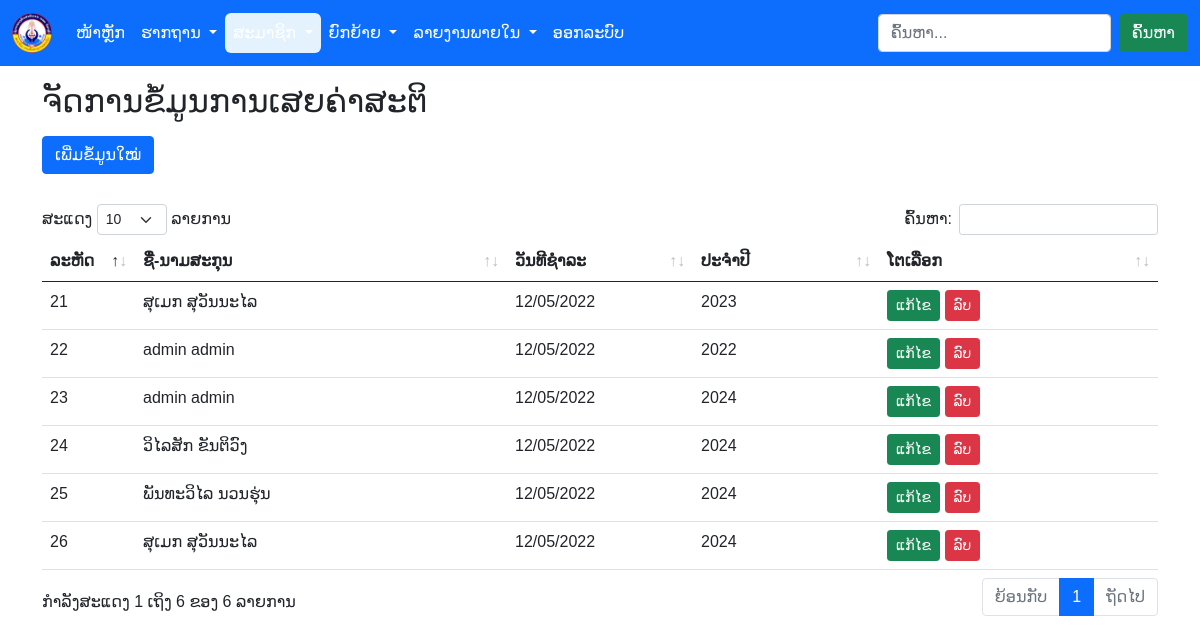
The app's page /membership_fee.php (signed in) with its own data.
### tables this page shows
CREATE TABLE `membership_fee` (
  `id` int(11) NOT NULL COMMENT 'ລະຫັດເສຍຄ່າສະຕິ',
  `mem_id` int(11) NOT NULL COMMENT 'ລະຫັດສະມາຊິກ',
  `fee_id` int(11) NOT NULL COMMENT 'ລະຫັດຄ່າສະຕິປະຈຳປີ',
  `pay_date` date NOT NULL COMMENT 'ວັນທີຊຳລະ'
);

CREATE TABLE `member` (
  `mem_id` int(11) NOT NULL COMMENT 'ລະຫັດສະມາຊິກ',
  `username` varchar(10) NOT NULL COMMENT 'ບັນຊີຜູ້ໃຊ້',
  `password` varchar(255) NOT NULL COMMENT 'ລະຫັດຜ່ານ',
  `role` int(5) NOT NULL DEFAULT 3 COMMENT 'ສິດທິ',
  `book_no` int(5) DEFAULT NULL COMMENT 'ເລກປຶ້ມຕິດຕາມ',
  `firstname` varchar(30) NOT NULL COMMENT 'ຊື່',
  `lastname` varchar(30) NOT NULL COMMENT 'ນາມສະກຸນ',
  `gender` varchar(6) DEFAULT NULL COMMENT 'ເພດ',
  `ethnic` varchar(10) DEFAULT NULL COMMENT 'ຊົນເຜົ່າ',
  `dob` date DEFAULT NULL COMMENT 'ວດປ ເກີດ',
  `h_village` varchar(30) DEFAULT NULL COMMENT 'ບ້ານເກີດ',
  `h_district` varchar(30) DEFAULT NULL COMMENT 'ເມືອງເກີດ',
  `h_province` varchar(30) DEFAULT NULL COMMENT 'ແຂວງເກີດ',
  `addr_village` varchar(30) DEFAULT NULL COMMENT 'ບ້ານຢູ່',
  `addr_district` varchar(30) DEFAULT NULL COMMENT 'ເມືອງຢູ່',
  `addr_province` varchar(30) DEFAULT NULL COMMENT 'ແຂວງຢູ່',
  `join_trade_union_date` date DEFAULT NULL COMMENT 'ວດປ ເຂົ້າຮ່ວມ ກມບ',
  `join_party_date` date DEFAULT NULL COMMENT 'ວດປ ເຂົ້າພັກ',
  `join_women_union_date` date DEFAULT NULL COMMENT 'ວດປ ເຂົ້າສະຫະພັນແມ່ຍິງ',
  `status` int(10) NOT NULL DEFAULT 0 COMMENT 'ສະຖານະສະມາຊິກ',
  `group_id` int(10) NOT NULL COMMENT 'ລະຫັດຈຸ'
);

### include/function.php (called while the page is built, shortened)
<?php
function isAdmin(){
    return false;
}
function isCommittee(){
    if(isset($_SESSION['role'])){
        if($_SESSION['role'] == 2){
            return true;
        }
    }
    return false;
}

### membership_fee.php (the view, shortened to what this page needs)
<?php
$current_page = 'member';
require_once __DIR__ . '/include/function.php';
require_once __DIR__ . '/include/dbconfig.php';
require_once __DIR__ . '/header.php';
require_once __DIR__ . '/menu.php';
?>
<div class="container mt-3">
    <h2>ຈັດການຂໍ້ມູນການເສຍຄ່າສະຕິ</h2>
    <?php if (isAdmin() || isCommittee()) : ?>
        <div class="mt-3" style="margin-bottom: 30px;">
            <a href="membership_fee_add.php" class="btn btn-primary">ເພີ່ມຂໍ້ມູນໃໝ່</a>
        </div>
    <?php endif; ?>
    <table id="example" class="table table-hover mt-5">
        <thead>
            <tr>
                <th class="col-1">ລະຫັດ</th>
                <th class="col-4">ຊື່-ນາມສະກຸນ</th>
                <th class="col-2">ວັນທີຊຳລະ</th>
                <th class="col-2">ປະຈຳປີ</th>
                <th class="col-3">ໂຕເລືອກ</th>
            </tr>
        </thead>
        <tbody>
            <?php
            $sql = "SELECT membership_fee.id AS p_id, date_format(membership_fee.pay_date, '%d/%m/%Y') AS p_date, member.firstname, member.lastname, (SELECT yearly_fee.year FROM yearly_fee WHERE yearly_fee.id = membership_fee.fee_id) AS p_year FROM member JOIN membership_fee ON member.mem_id = membership_fee.mem_id JOIN groups ON member.group_id = groups.id WHERE groups.col_id = ". $_SESSION['college_id'] ;
            $rs = $con->query($sql);
            while ( $row = $rs->fetch_assoc() ) {
               echo '<tr>';
                echo '<td>'.$row['p_id'].'</td>';
                echo '<td>'.$row['firstname'].' '.$row['lastname'].'</td>';
                echo '<td>'.$row['p_date'].'</td>';
                echo '<td>'.$row['p_year'].'</td>';
                echo '<td>
                <a class="btn btn-success btn-sm" href="membership_fee_edit.php?id='.$row['p_id'].'">ແກ້ໄຂ</a>
                <a class="btn btn-danger btn-sm" href="#" onclick="deleteMembershipFee(' . $row['p_id'] . ')">ລົບ</a>
            </td>';
               echo '</tr>';
            }
            ?>
        </tbody>
    </table>
</div>
<?php
require __DIR__ . '/footer.php';
?>

### header.php (shortened to what this page needs)
<!DOCTYPE html>
<html lang="en">
<head>
    <link rel="stylesheet" href="css/bootstrap.min.css">
    <link rel="stylesheet" href="css/brands.min.css">
    <link rel="stylesheet" href="css/all.css">
    <link rel="stylesheet" href="css/style.css">
    <link rel="stylesheet" href="css/dataTables.bootstrap5.min.css">
    <link rel="stylesheet" href="css/sweetalert2.min.css">
</head>
<body>

### menu.php (shortened to what this page needs)
<nav class="navbar navbar-expand-lg navbar-dark bg-primary">
  <div class="container-fluid">
    <a class="navbar-brand" href="#"><img src="image/private_ed_logo.png" class="img-fluid" width="40" alt=""></a>
    <div class="collapse navbar-collapse" id="navbarSupportedContent">
      <ul class="navbar-nav me-auto mb-2 mb-lg-0">
        <li class="nav-item">
          <a class="nav-link <?= $current_page=='home'?'active':''; ?>" aria-current="page" href="index.php">ໜ້າຫຼັກ</a>
        </li>
        <li class="nav-item dropdown">
          <a class="nav-link dropdown-toggle <?= $current_page=='college'?'active':''; ?>" href="#" id="navbarDropdown" role="button" data-bs-toggle="dropdown" aria-expanded="false">
            ຮາກຖານ
          </a>
        </li>
        <li class="nav-item dropdown">
          <a class="nav-link dropdown-toggle <?= $current_page=='member'?'active':''; ?>" href="#" id="navbarDropdown" role="button" data-bs-toggle="dropdown" aria-expanded="false">
          </a>
        </li>
        <li class="nav-item dropdown">
          <a class="nav-link dropdown-toggle <?= $current_page=='move'?'active':''; ?>" href="#" id="navbarDropdown" role="button" data-bs-toggle="dropdown" aria-expanded="false">
            ຍົກຍ້າຍ
          </a>
        </li>
        <li class="nav-item dropdown">
          <a class="nav-link dropdown-toggle <?= $current_page=='move'?'report':''; ?>" href="#" id="navbarDropdown" role="button" data-bs-toggle="dropdown" aria-expanded="false">
            ລາຍງານພາຍໃນ
          </a>
        </li>
        <li class="nav-item">
          <a class="nav-link" href="logout.php">ອອກລະບົບ</a>
        </li>
      </ul>
      <form class="d-flex">
        <input class="form-control me-2" type="search" placeholder="ຄົ້ນຫາ..." aria-label="Search">
        <button class="btn btn-success" type="submit">ຄົ້ນຫາ</button>
      </form>
    </div>
  </div>
</nav>

### footer.php (shortened to what this page needs)
</body>
</html>

### css/style.css (style rules this page uses)
*, body { font-family: 'Souliyo', sans-serif; }
nav { background-color: rgb(0, 0, 0, 0.8 ); }
.navbar-dark .navbar-nav .nav-link.active, .navbar-dark .navbar-nav .show>.nav-link { background-color:#e3f2fd; color:#333333; border-radius: 6px; }
.navbar a { color: #ffffff !important; }

### records on screen
membership_fee: id "21", mem.firstname "ສຸເມກ", mem.lastname "ສຸວັນນະໄລ", p_date "12/05/2022", p_year "2023"
membership_fee: id "22", mem.firstname "admin", mem.lastname "admin", p_date "12/05/2022", p_year "2022"
membership_fee: id "23", mem.firstname "admin", mem.lastname "admin", p_date "12/05/2022", p_year "2024"
membership_fee: id "24", mem.firstname "ວິໄລສັກ", mem.lastname "ຂັນຕິວົງ", p_date "12/05/2022", p_year "2024"
membership_fee: id "25", mem.firstname "ພັນທະວິໄລ", mem.lastname "ນວນຮຸ່ນ", p_date "12/05/2022", p_year "2024"
membership_fee: id "26", mem.firstname "ສຸເມກ", mem.lastname "ສຸວັນນະໄລ", p_date "12/05/2022", p_year "2024"
